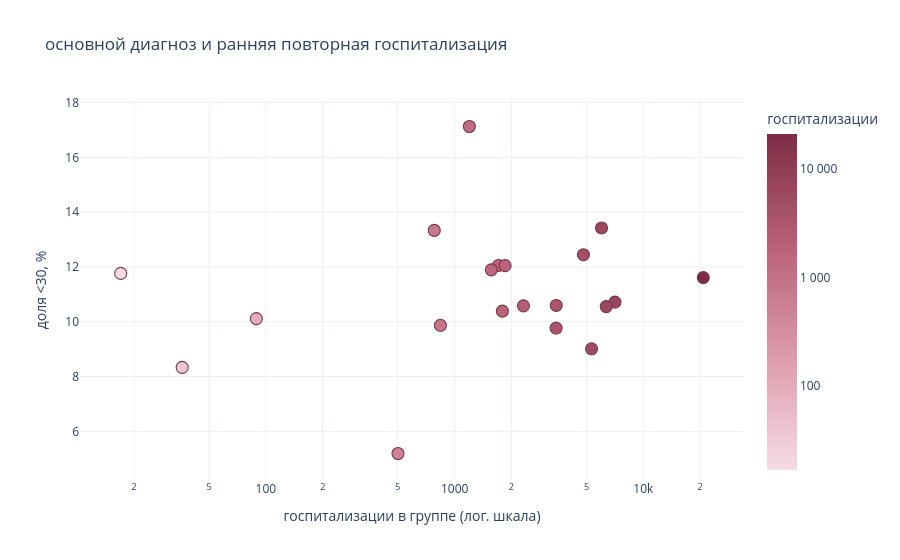

Source (notebook cell):
### Markdown cell above
#### Диагнозы по группам ICD-9

Сравниваем размер группы и долю `<30` по основному диагнозу. Для проверки охвата таблица показывает, как часто те же группы встречаются среди вторичных диагнозов.

### Code cell
diagnosis_columns = ["diag_1", "diag_2", "diag_3"]
chapter_labels = [
    "инфекции", "новообразования", "эндокринные и обменные", "болезни крови",
    "психические расстройства", "нервная система и органы чувств", "кровообращение",
    "дыхательная система", "пищеварительная система", "мочеполовая система",
    "беременность и роды", "кожа", "опорно-двигательная система",
    "врождённые аномалии", "перинатальный период", "симптомы и признаки", "травмы и отравления",
]

def diagnosis_group(codes):
    prefix = pd.to_numeric(codes.str.extract(r"^(\d{3})", expand=False), errors="coerce")
    groups = pd.cut(
        prefix,
        bins=[0, 139, 239, 279, 289, 319, 389, 459, 519, 579, 629, 679, 709, 739, 759, 779, 799, 999],
        labels=chapter_labels,
    ).astype("string")
    groups = groups.mask(prefix.eq(250).fillna(False), "диабет (250.xx)")
    groups = groups.mask(codes.str.startswith(("E", "V"), na=False), "коды E и V")
    return groups.mask(codes.isna(), "пропуск").fillna("прочее")

diagnosis_groups = train[diagnosis_columns].apply(diagnosis_group)
assert diagnosis_group(pd.Series(["250.83", "042", "V45", pd.NA], dtype="string")).tolist() == [
    "диабет (250.xx)", "инфекции", "коды E и V", "пропуск",
]
diagnosis_coverage = diagnosis_groups.apply(pd.Series.value_counts).fillna(0).astype(int)
print(diagnosis_coverage.sort_values("diag_1", ascending=False).to_string())

primary = pd.DataFrame({
    "группа": diagnosis_groups["diag_1"],
    "код": train["diag_1"],
    "ранняя госпитализация": train["readmitted_30d"],
})
diagnosis_summary = primary.groupby("группа")["ранняя госпитализация"].agg(
    госпитализации="size", ранние="sum", доля="mean",
)
diagnosis_summary["частые коды"] = primary.groupby("группа")["код"].agg(
    lambda codes: ", ".join(codes.value_counts().head(3).index) or "нет кода"
)
diagnosis_summary["доля, %"] = diagnosis_summary["доля"] * 100

diagnosis_summary["логарифм размера"] = np.log10(diagnosis_summary["госпитализации"])
size_ticks = [1, 10, 100, 1_000, 10_000]

fig = px.scatter(
    diagnosis_summary.reset_index(), x="госпитализации", y="доля, %",
    hover_name="группа", hover_data={"ранние": True, "частые коды": True, "доля, %": ":.1f", "логарифм размера": False},
    color="логарифм размера",
    color_continuous_scale=["#F5DCE3", "#DC9BAD", "#B96279", "#7C2D45"],
    log_x=True, template="plotly_white",
    title="основной диагноз и ранняя повторная госпитализация",
    labels={"госпитализации": "госпитализации в группе (лог. шкала)", "доля, %": "доля <30, %"},
)
visible_size_ticks = [size for size in size_ticks
                      if diagnosis_summary["госпитализации"].min() <= size <= diagnosis_summary["госпитализации"].max()]
fig.update_coloraxes(colorbar={
    "title": "госпитализации", "tickvals": np.log10(visible_size_ticks),
    "ticktext": [f"{size:,}".replace(",", " ") for size in visible_size_ticks],
})
fig.update_traces(marker={"size": 12, "line": {"color": "#78374B", "width": 1.1}})
fig.show(renderer="plotly_mimetype")

### Figure 1 — Plotly figure (JSON) as saved in the notebook; plotly's stock layout.template omitted (floating-point values rounded to 4 significant figures)
{"data": [{"customdata": [[26, "648, 654, 642", 2.7], [104, "285, 280, 288", 2.892], [3, "756, 745, 746", 1.556], [806, "250.8, 250.6, 250.7", 3.779], [758, "486, 491, 493", 3.85], [9, "112, 135, 117", 1.949], [205, "V57, V58, V55", 3.078], [186, "682, 707, 681", 3.253], [2413, "428, 414, 410", 4.318], [366, "599, 584, 592", 3.538], [83, "331, 386, 345", 2.925], [245, "162, 153, 197", 3.365], [337, "715, 722, 724", 3.538], [671, "577, 574, 562", 3.803], [2, "нет кода", 1.23], [206, "38, 8, 79", 3.233], [186, "296, 295, 294", 3.194], [479, "786, 780, 789", 3.726], [599, "996, 820, 998", 3.682], [223, "276, 278, 274", 3.267]], "hovertemplate": "<b>%{hovertext}</b><br><br>госпитализации в группе (лог. шкала)=%{x}<br>доля <30, %=%{y:.1f}<br>ранние=%{customdata[0]}<br>частые коды=%{customdata[1]}<extra></extra>", "hovertext": ["беременность и роды", "болезни крови", "врождённые аномалии", "диабет (250.xx)", "дыхательная система", "инфекции", "коды E и V", "кожа", "кровообращение", "мочеполовая система", "нервная система и органы чувств", "новообразования", "опорно-двигательная система", "пищеварительная система", "пропуск", "прочее", "психические расстройства", "симптомы и признаки", "травмы и отравления", "эндокринные и обменные"], "legendgroup": "", "marker": {"color": [2.7, 2.892, 1.556, 3.779, 3.85, 1.949, 3.078, 3.253, 4.318, 3.538, 2.925, 3.365, 3.538, 3.803, 1.23, 3.233, 3.194, 3.726, 3.682, 3.267], "coloraxis": "coloraxis", "line": {"color": "#78374B", "width": 1.1}, "size": 12, "symbol": "circle"}, "mode": "markers", "name": "", "orientation": "v", "showlegend": false, "type": "scatter", "x": [501, 780, 36, 6005, 7073, 89, 1197, 1791, 20782, 3455, 841, 2316, 3450, 6359, 17, 1709, 1564, 5315, 4813, 1851], "xaxis": "x", "y": [5.19, 13.33, 8.333, 13.42, 10.72, 10.11, 17.13, 10.39, 11.61, 10.59, 9.869, 10.58, 9.768, 10.55, 11.76, 12.05, 11.89, 9.012, 12.45, 12.05], "yaxis": "y"}], "layout": {"coloraxis": {"autocolorscale": false, "colorbar": {"ticktext": ["100", "1 000", "10 000"], "tickvals": [2.0, 3.0, 4.0], "title": {"text": "госпитализации"}}, "colorscale": [[0.0, "#F5DCE3"], [0.3333, "#DC9BAD"], [0.6667, "#B96279"], [1.0, "#7C2D45"]]}, "legend": {"tracegroupgap": 0}, "title": {"text": "основной диагноз и ранняя повторная госпитализация"}, "xaxis": {"anchor": "y", "domain": [0.0, 1.0], "title": {"text": "госпитализации в группе (лог. шкала)"}, "type": "log"}, "yaxis": {"anchor": "x", "domain": [0.0, 1.0], "title": {"text": "доля <30, %"}}}}
